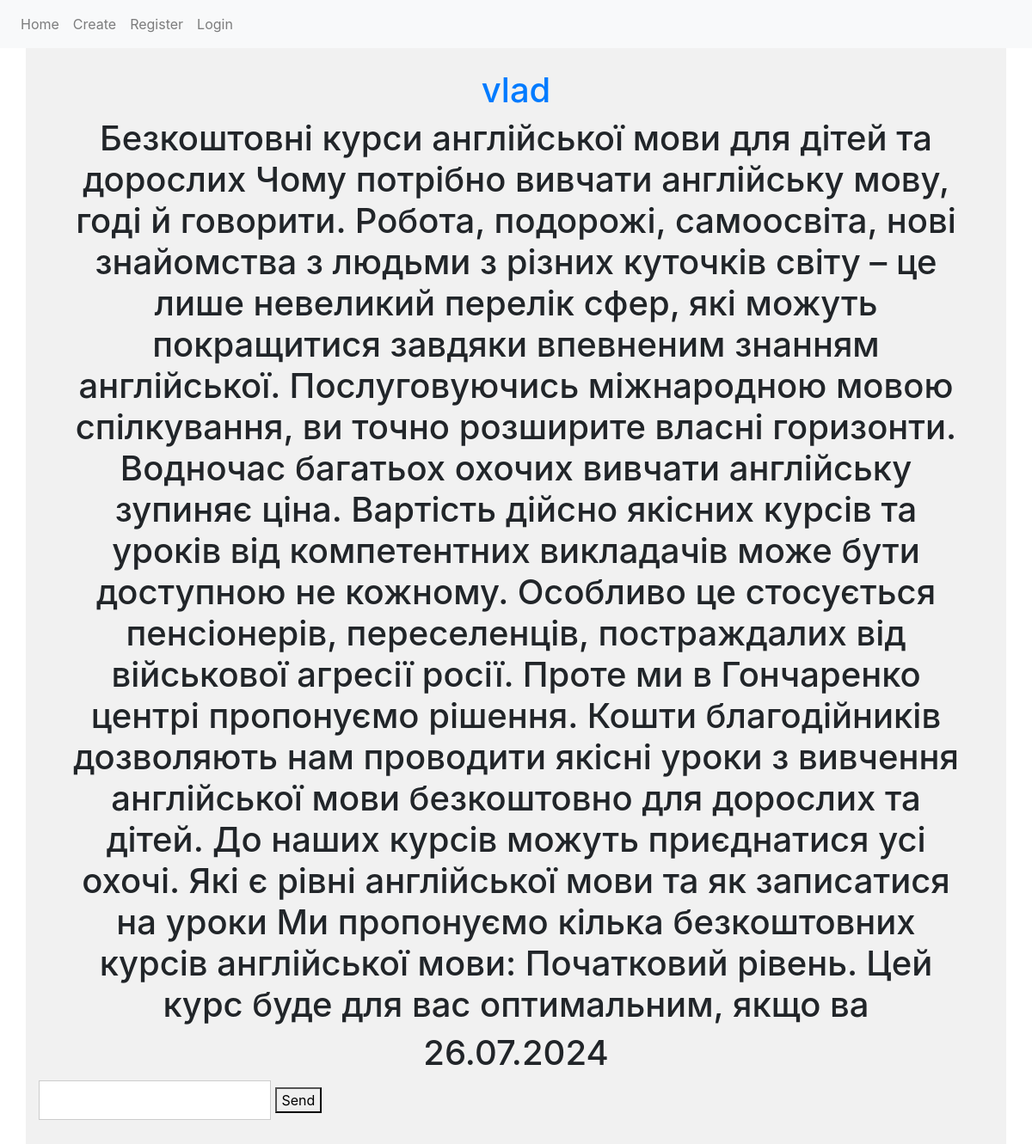
Page /view-post/4 (signed in) on the committed database.
### app/db.py (models this page shows)
class User(db.Model, UserMixin):
    id = db.Column(db.Integer, primary_key=True)
    username = db.Column(db.String(20), unique=True, nullable=False)
    email = db.Column(db.String(120), unique=True, nullable=False)
    password = db.Column(db.String(60), nullable=False)

class Post(db.Model):
    id = db.Column(db.Integer, primary_key=True)
    text = db.Column(db.Text, nullable=False)
    date_posted = db.Column(db.DateTime, default=datetime.utcnow())
    user = db.Column(db.Integer, db.ForeignKey('user.id'))

### app/views.py (the view)
@app.route('/view-post/<int:id>')
def view_post(id):
    post = Post.query.get(id)
    user = User.query.get(post.user)
    date = post.date_posted.strftime("%d.%m.%Y")
    return render_template('posts.html', post=post, user=user, date=date)

### app/views.py (called while the page is built)
@login_manager.user_loader
def load_user(user_id):
    return User.query.get(int(user_id))

### app/templates/posts.html (shortened to what this page needs)
{% extends 'base.html' %}
{% block content %}
    <h1><a href="/view-profiles/{{ user.id }}">{{ user.username }}</a></h1>
    <h1>{{ post.text }}</h1>
    <h1>{{ date }}</h1>
  <input type="text" id="new-post">
  <button id="btn">Send</button>
{% endblock %}

### app/static/css/styles.css (style rules this page uses)
h1 { font-size: 24px; text-align: center; margin: 20px; }
input[type="text"], input[type="email"], input[type="password"], input[type="submit"] { padding: 10px; margin-bottom: 20px; border: 1px solid #ccc; }
@media (min-width: 992px) { h1 { font-size: 28px; margin: 25px; } }

### rows in the picture
User: username "vlad"
Post: text "Безкоштовні курси англійської мови для дітей та дорослих Чому потрібно вивчати англійську мову, годі й говорити. Робота, подорожі, самоосвіта, нові знайомства з людьми з різних куточків світу – це лише невеликий перелік сфер, які можуть покращитися завдяки впевненим знанням англійської. Послуговуючись міжнародною мовою спілкування, ви точно розширите власні горизонти. Водночас багатьох охочих вивчати англійську зупиняє ціна. Вартість дійсно якісних курсів та уроків від компетентних викладачів може бути доступною не кожному. Особливо це стосується пенсіонерів, переселенців, постраждалих від військової агресії росії. Проте ми в Гончаренко центрі пропонуємо рішення. Кошти благодійників…"

### other values in the picture
{{ date }} "26.07.2024"
